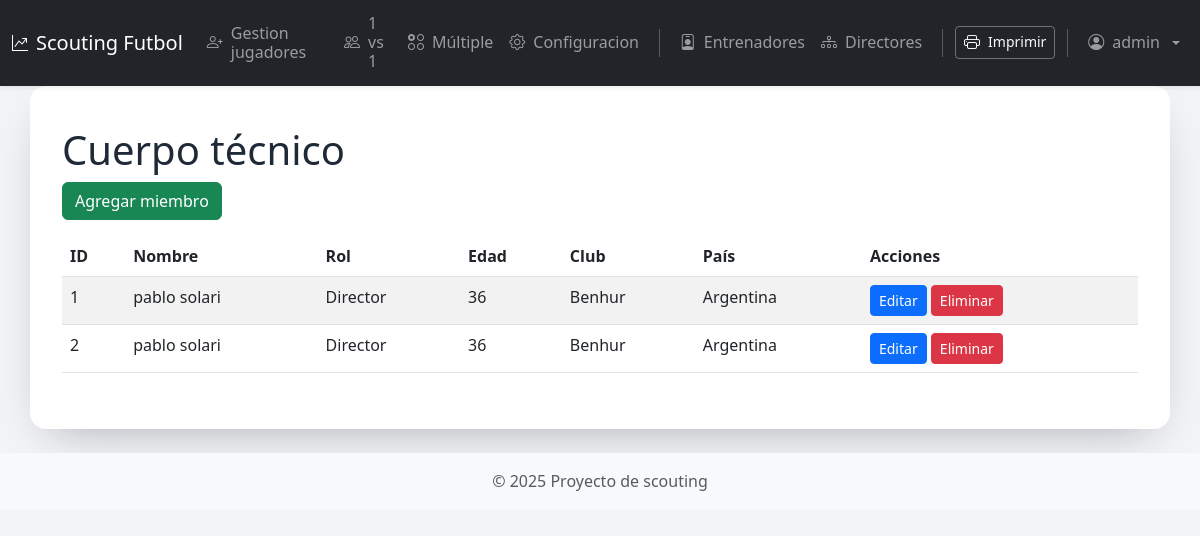
The app's page /coaches (signed in) with its own data.
### models.py (models this page shows, shortened)
class TimestampMixin:
    created_at = Column(DateTime, nullable=True, default=datetime.utcnow)
    updated_at = Column(DateTime, nullable=True, default=datetime.utcnow, onupdate=datetime.utcnow)

class Coach(TimestampMixin, Base):
    __tablename__ = "coaches"
    id = Column(Integer, primary_key=True)
    name = Column(String, nullable=False)
    role = Column(String, nullable=False)  # rol dentro del cuerpo técnico
    age = Column(Integer, nullable=True)
    club = Column(String, nullable=True)
    country = Column(String, nullable=True)

### app.py (the view)
@app.route("/coaches")
@login_required
def list_coaches():
    db = Session()
    coaches = db.query(Coach).all()
    db.close()
    return render_template("coaches.html", coaches=coaches)

### app.py (called while the page is built)
def _csrf_token() -> str:
    token = session.get("csrf_token")
    if not token:
        token = secrets.token_urlsafe(32)
        session["csrf_token"] = token
    return token

@app.context_processor
def inject_csrf_token():
    return {"csrf_token": _csrf_token()}

@app.context_processor
def navbar_url_helpers():
    def first_url(*endpoints, **values):
        for ep in endpoints:
            try:
                return url_for(ep, **values)
            except Exception:
                continue
        return "#"
    return dict(first_url=first_url)

@app.context_processor
def auth_flags():
    role = current_role()
    return {
        "is_authenticated": bool(session.get("user_id")),
        "current_username": session.get("username", "admin"),
        "current_role": role,
        "current_role_label": role_display_label(role),
        "is_admin": role == "administrador",
        "can_edit_player_data": can_edit_player_data(),
        "can_manage_players": can_manage_players(),
        "can_manage_staff": can_manage_staff(),
        "can_manage_users": can_manage_users(),
    }

def normalize_role(role: Optional[str]) -> str:
    raw = (role or "").strip().lower()
    return ROLE_ALIASES.get(raw, ROLE_SCOUT)

def current_role() -> str:
    return normalize_role(session.get("role"))

def role_display_label(role: Optional[str]) -> str:
    normalized = normalize_role(role)
    return {
        ROLE_ADMIN: "Administrador",
        ROLE_SCOUT: "Scout",
        ROLE_DIRECTOR: "Director",
    }.get(normalized, "Scout")

def has_any_role(*roles: str) -> bool:
    expected = {normalize_role(role) for role in roles}
    return current_role() in expected

def can_edit_player_data() -> bool:
    return bool(session.get("user_id")) and has_any_role(ROLE_ADMIN, ROLE_SCOUT)

def can_manage_players() -> bool:
    return can_edit_player_data()

def can_manage_staff() -> bool:
    return bool(session.get("user_id")) and has_any_role(ROLE_ADMIN)

def can_manage_users() -> bool:
    return bool(session.get("user_id")) and has_any_role(ROLE_ADMIN)

@app.context_processor
def position_labels():
    return {"display_position": display_position_label}

def login_required(view_func: Callable) -> Callable:
    @wraps(view_func)
    def wrapper(*args, **kwargs):
        if not session.get('user_id'):
            return redirect(url_for('login', next=request.url))
        return view_func(*args, **kwargs)
    return wrapper

### templates/coaches.html (shortened to what this page needs)
{% extends "base.html" %}
{% block content %}
<h1>Cuerpo técnico</h1>
{% if can_manage_staff %}
<a href="{{ url_for('new_coach') }}" class="btn btn-success mb-3">Agregar miembro</a>
{% endif %}
<table class="table table-striped">
  <thead>
    <tr>
      <th>ID</th>
      <th>Nombre</th>
      <th>Rol</th>
      <th>Edad</th>
      <th>Club</th>
      <th>País</th>
      <th>Acciones</th>
    </tr>
  </thead>
  <tbody>
    {% for coach in coaches %}
    <tr>
      <td>{{ coach.id }}</td>
      <td>{{ coach.name }}</td>
      <td>{{ coach.role }}</td>
      <td>{{ coach.age }}</td>
      <td>{{ coach.club }}</td>
      <td>{{ coach.country }}</td>
      <td>
        {% if can_manage_staff %}
        <a href="{{ url_for('edit_coach', coach_id=coach.id) }}" class="btn btn-primary btn-sm">Editar</a>
        <form action="{{ url_for('delete_coach', coach_id=coach.id) }}" method="post" style="display:inline">
          <button type="submit" class="btn btn-danger btn-sm" onclick="return confirm('¿Seguro que desea eliminar?')">Eliminar</button>
        </form>
        {% else %}
        <span class="text-muted small">Solo lectura</span>
        {% endif %}
      </td>
    </tr>
    {% endfor %}
  </tbody>
</table>
{% endblock %}

### static/styles.css (style rules this page uses)
body { background-color: #f3f4f6; font-family: "Segoe UI", Tahoma, Geneva, Verdana, sans-serif; color: #1f2937; }

### records on screen
Coach: id "1", name "pablo solari", role "Director", age "36", club "Benhur", country "Argentina"
Coach: id "2", name "pablo solari", role "Director", age "36", club "Benhur", country "Argentina"

### other values on screen
{{ current_username }} "admin"
